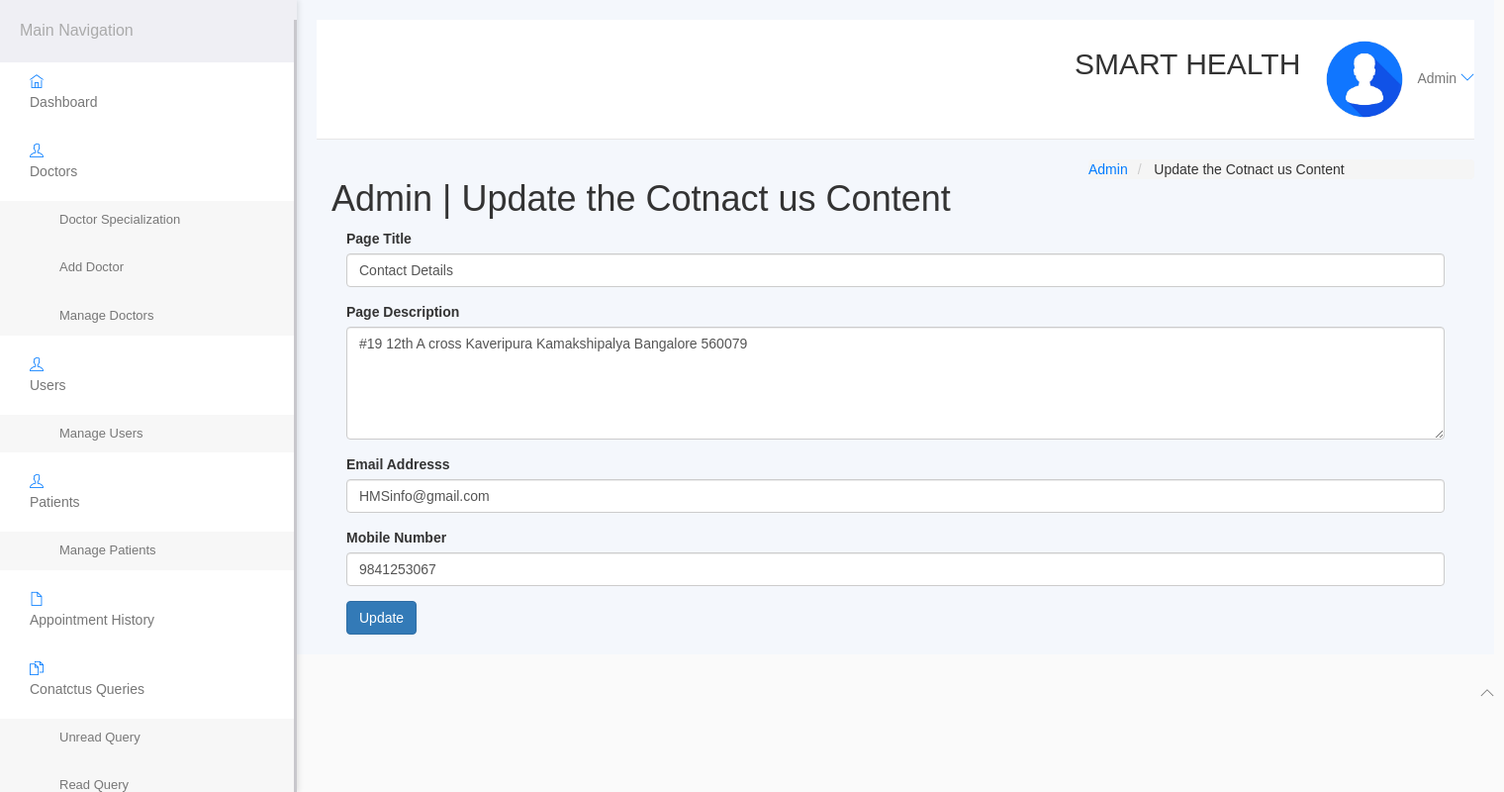
/hospital/hms/admin/contact.php (signed in), run on the app's committed database.
### tables this page shows
CREATE TABLE `tblpage` (
  `ID` int(10) NOT NULL,
  `PageType` varchar(200) DEFAULT NULL,
  `PageTitle` varchar(200) DEFAULT NULL,
  `PageDescription` mediumtext DEFAULT NULL,
  `Email` varchar(120) DEFAULT NULL,
  `MobileNumber` bigint(10) DEFAULT NULL,
  `UpdationDate` timestamp NULL DEFAULT current_timestamp(),
  `OpenningTime` varchar(255) DEFAULT NULL
);

### hospital/hms/admin/contact.php (the view, shortened to what this page needs)
<?php
include('include/config.php');
if (strlen($_SESSION['id'] == 0)) {
	header('location:logout.php');
} else {
?>
	<!DOCTYPE html>
	<html lang="en">
	<head>
		<link rel="stylesheet" href="vendor/bootstrap/css/bootstrap.min.css">
		<link rel="stylesheet" href="vendor/fontawesome/css/font-awesome.min.css">
		<link rel="stylesheet" href="vendor/themify-icons/themify-icons.min.css">
		<link href="vendor/animate.css/animate.min.css" rel="stylesheet" media="screen">
		<link href="vendor/perfect-scrollbar/perfect-scrollbar.min.css" rel="stylesheet" media="screen">
		<link href="vendor/switchery/switchery.min.css" rel="stylesheet" media="screen">
		<link href="vendor/bootstrap-touchspin/jquery.bootstrap-touchspin.min.css" rel="stylesheet" media="screen">
		<link href="vendor/select2/select2.min.css" rel="stylesheet" media="screen">
		<link href="vendor/bootstrap-datepicker/bootstrap-datepicker3.standalone.min.css" rel="stylesheet" media="screen">
		<link href="vendor/bootstrap-timepicker/bootstrap-timepicker.min.css" rel="stylesheet" media="screen">
		<link rel="stylesheet" href="assets/css/styles.css">
		<link rel="stylesheet" href="assets/css/plugins.css">
		<link rel="stylesheet" href="assets/css/themes/theme-1.css" id="skin_color" />
	</head>
	<body>
		<div id="app">
			<?php include('include/sidebar.php'); ?>
			<div class="app-content">
				<?php include('include/header.php'); ?>
				<div class="main-content">
					<div class="wrap-content container" id="container">
						<section id="page-title">
							<div class="row">
								<div class="col-sm-8">
									<h1 class="mainTitle">Admin | Update the Cotnact us Content</h1>
								</div>
								<ol class="breadcrumb">
									<li>
										<span>Admin </span>
									</li>
									<li class="active">
										<span>Update the Cotnact us Content</span>
									</li>
								</ol>
							</div>
						</section>
						<div class="container-fluid container-fullw bg-white">
							<div class="row">
								<div class="col-md-12">
									<form class="forms-sample" method="post">
										<?php
										$ret = mysqli_query($con, "select * from  tblpage where PageType='contactus'");
										while ($row = mysqli_fetch_array($ret)) {
										?>
											<div class="form-group">
												<label for="exampleInputUsername1">Page Title</label>
												<input id="pagetitle" name="pagetitle" type="text" class="form-control" required="true" value="<?php echo $row['PageTitle']; ?>">
											</div>
											<div class="form-group">
												<label for="exampleInputEmail1">Page Description</label>
												<textarea class="form-control" name="pagedes" id="pagedes" rows="5"><?php echo $row['PageDescription']; ?></textarea>
											</div>
											<div class="form-group">
												<label for="exampleInputUsername1">Email Addresss</label>
												<input type="email" class="form-control" name="email" value="<?php echo $row['Email']; ?>" required='true'>
											</div>
											<div class="form-group">
												<label for="exampleInputUsername1">Mobile Number</label>
												<input type="text" class="form-control" name="mobnum" value="<?php echo $row['MobileNumber']; ?>" required='true' maxlength="10" pattern='[0-9]+'>
											</div>
										<?php } ?>
										<button type="submit" class="btn btn-primary mr-2" name="submit">Update</button>
									</form>
								</div>
							</div>
						</div>
					</div>
				</div>
			</div>
			<?php include('include/footer.php'); ?>
		</div>
	</body>
	</html>
<?php } ?>

### hospital/hms/admin/assets/css/styles.css (style rules this page uses)
* { margin: 0; padding: 0; box-sizing: border-box; }
body { font-family: "Arial", sans-serif; background-color: #f4f7fc; color: #333; display: flex; min-height: 100vh; overflow-x: hidden; }
.app-content { margin-left: 300px; width: calc(100% - 300px); padding: 20px; background-color: #f4f7fc; }
.breadcrumb { margin: 0; padding: 0; list-style: none; display: flex; gap: 5px; }
.breadcrumb li { font-size: 14px; color: #007bff; }
.breadcrumb li.active { color: #333; }

### hospital/hms/admin/assets/css/themes/theme-1.css (style rules this page uses)
body { background: #FAFAFA; }

### data on the page
tblpage: pagetitle "Contact Details", pagedes "#19 12th A cross Kaveripura Kamakshipalya Bangalore 560079", email "HMSinfo@gmail.com", mobnum "9841253067"
